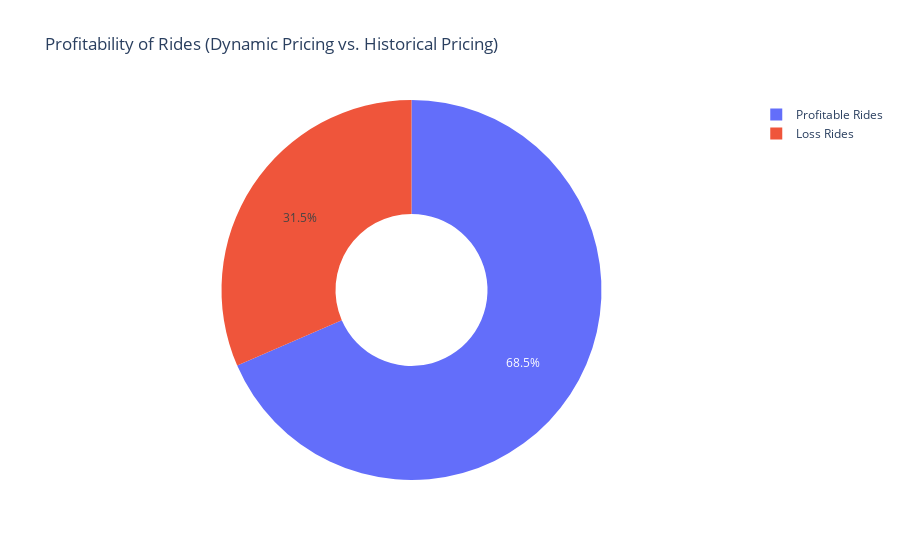

The cell this chart's notebook holds for it:
### Code cell
data_with_customer_loyalty['profit_percentage'] = ((data_with_customer_loyalty['adjusted_ride_cost'] - data_with_customer_loyalty['Historical_Cost_of_Ride']) / data_with_customer_loyalty['Historical_Cost_of_Ride']) * 100
net_profit = data_with_customer_loyalty['adjusted_ride_cost'] - data_with_customer_loyalty['Historical_Cost_of_Ride']
print(sum(net_profit))
profitable_rides = data_with_customer_loyalty[data_with_customer_loyalty['profit_percentage'] > 0]

loss_rides = data_with_customer_loyalty[data_with_customer_loyalty['profit_percentage'] < 0]


import plotly.graph_objects as go

profitable_count = len(profitable_rides)
loss_count = len(loss_rides)

labels = ['Profitable Rides', 'Loss Rides']
values = [profitable_count, loss_count]

fig = go.Figure(data=[go.Pie(labels=labels, values=values, hole=0.4)])
fig.update_layout(title='Profitability of Rides (Dynamic Pricing vs. Historical Pricing)')
fig.show()

### Figure 1 — Plotly figure (JSON) as saved in the notebook; plotly's stock layout.template omitted (floating-point values rounded to 4 significant figures)
{"data": [{"hole": 0.4, "labels": ["Profitable Rides", "Loss Rides"], "type": "pie", "values": [376, 173]}], "layout": {"autosize": true, "title": {"text": "Profitability of Rides (Dynamic Pricing vs. Historical Pricing)"}}}
